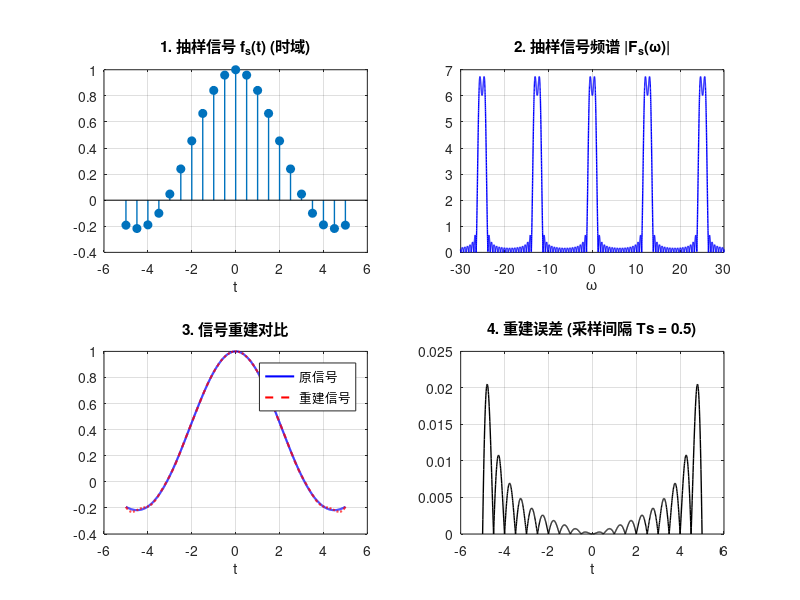

The MATLAB script that drew this image:
t = -5 : 0.01 : 5;  
ft = sin(t) ./ t;

Ts_val = 0.5; 

Ts_axis = -5 : Ts_val : 5;  
fs_samples = sin(Ts_axis) ./ Ts_axis; 
fs_samples(isnan(fs_samples)) = 1;

w = -40 : 0.01 : 40;

% Fsw = Ts_val * fs_samples * exp(-1j * Ts_axis' * w);
Fsw = fs_samples * exp(-1j * Ts_axis' * w);

param_matrix = (ones(length(Ts_axis),1)*t - Ts_axis'*ones(1,length(t))) / Ts_val;
g = fs_samples * sinc(param_matrix);
e = abs(ft - g);

figure('Name', '采样定理与信号重建', 'Color', 'w', 'Position', [100, 100, 1000, 700]);

subplot(2,2,1);
stem(Ts_axis, fs_samples, 'Filled', 'LineWidth', 1);
title('1. 抽样信号 f_s(t) (时域)');
xlabel('t'); grid on;

subplot(2,2,2);
plot(w, abs(Fsw), 'b', 'LineWidth', 1);
title('2. 抽样信号频谱 |F_s(\omega)|');
xlabel('\omega'); grid on;
xlim([-30 30]);

subplot(2,2,3);
plot(t, ft, 'b', 'LineWidth', 1.5); hold on;
plot(t, g, 'r--', 'LineWidth', 1.5);
legend('原信号', '重建信号');
title('3. 信号重建对比');
xlabel('t'); grid on;

subplot(2,2,4);
plot(t, e, 'k', 'LineWidth', 1);
title(['4. 重建误差 (采样间隔 Ts = ' num2str(Ts_val) ')']);
xlabel('t'); grid on;
if max(e) < 1e-10
    ylim([0, 1e-10]);
end
